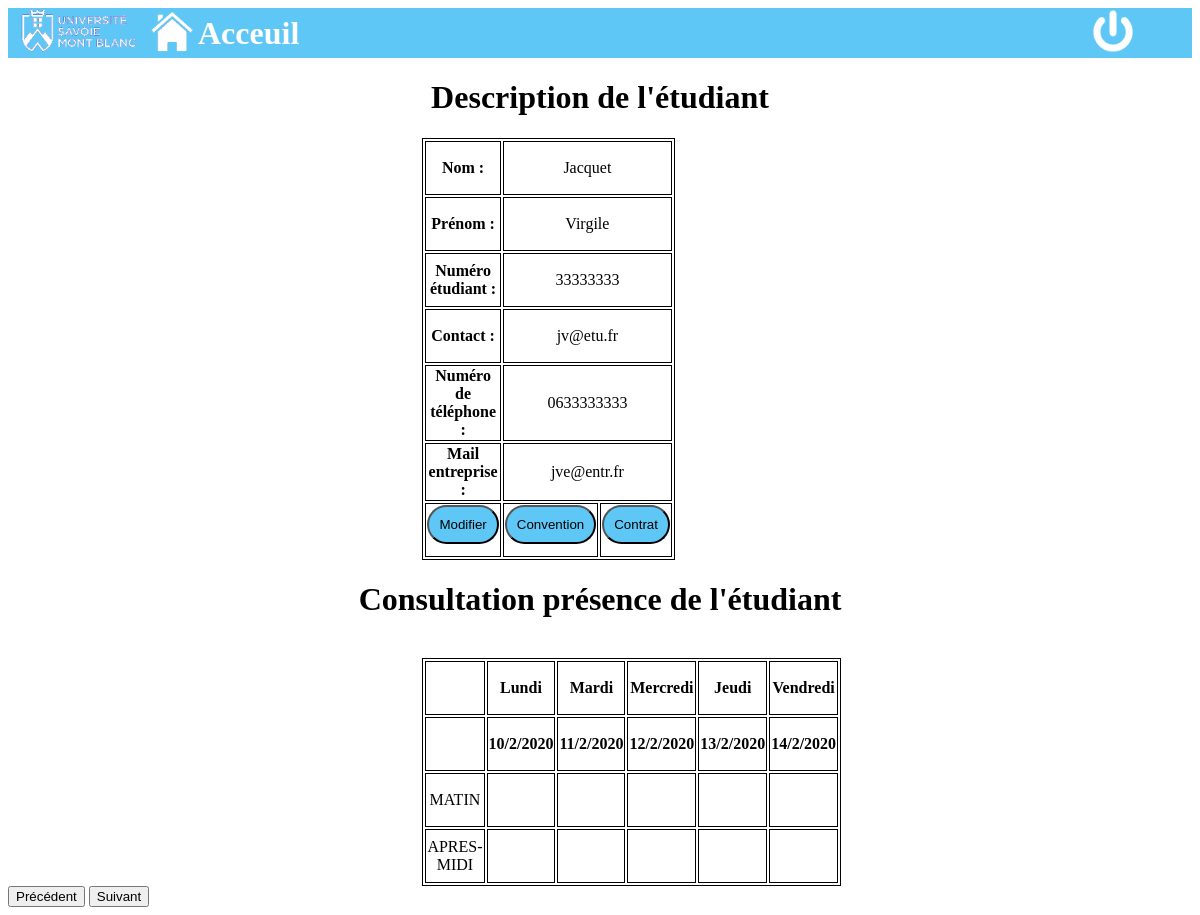
Page /pageEtu/3333333 on the committed database.
### app/models.py (models this page shows, shortened)
class Etudiant(db.Model):
    idCarteEtu = db.Column(db.Integer, primary_key=True)
    nom = db.Column(db.String(64), index=True)
    prenom = db.Column(db.String(64), index=True)
    numeroEtudiant = db.Column(db.Integer, index=True, unique=True)
    typeContratEtudiant = db.Column(db.String(64))
    tarif = db.Column(db.Integer)
    filiere = db.Column(db.Integer, db.ForeignKey('filiere.idFiliere'))
    numeroTel = db.Column(db.String(64))
    mailEtu = db.Column(db.String(64))
    mailEntreprise = db.Column(db.String(64))

### app/routes.py (the view)
@app.route("/pageEtu/<id>")
def pageEtu(id):
    id=id
    etu = Etudiant.query.get(int(id))
    presence = Presence.query.filter_by(idCarteEtu=int(id)).all()
    return render_template("pageEtu.html", user=etu , presence=presence)

### app/templates/pageEtu.html (shortened to what this page needs)
<!doctype html>
<html lang="fr">
<head>
  <link rel="stylesheet" href="../static/css/styleHeader.css">
  <link rel="stylesheet" href="../static/css/styleEtu.css">
</head>
<body>
  {% include 'header.html' %}
  <h1>Description de l'étudiant</h1>
  <table>
    <tbody>
        <tr>
            <th>Nom :</th>
            <td colspan="2">{{user.nom}}</tdcolspan="2">
        </tr>
        <tr>
            <th>Prénom :</th>
            <td colspan="2">{{user.prenom}}</td>
        </tr>
        <tr>
            <th>Numéro étudiant :</th>
            <td colspan="2">{{user.numeroEtudiant}}</tdcolspan="2">
        </tr>
        <tr>
            <th>Contact :</th>
            <td colspan="2">{{user.mailEtu}}</td>
        </tr>
        <tr>
            <th>Numéro de téléphone :</th>
            <td colspan="2">{{user.numeroTel}}</td>
        </tr>
        <tr>
            <th>Mail entreprise :</th>
            <td colspan="2">{{user.mailEntreprise}}</td>
        </tr>
        <tr>
            <td><form method="POST" action="" >
                <input type="submit" value="Modifier">
              </form>
            </td>
            <td><form method="POST" action="" >
                <input type="submit" value="Convention">
              </form>
            </td>
            <td><form method="POST" action="" >
                <input type="submit" value="Contrat">
              </form>
            </td>
        </tr>
    </tbody>
  </table>
  <h1>Consultation présence de l'étudiant</h1>
  <br>
  <div class="card">
    <table class="table-bordered table-responsive-sm" id="calendar">
        <thead id="calendar-head">
            <tr>
                <th style="width: 50px;"></th>
                <th>Lundi</th>
                <th>Mardi</th>
                <th>Mercredi</th>
                <th>Jeudi</th>
                <th>Vendredi</th>
            </tr>
            <tr>
                <th style="width: 50px;"></th>
                <th id="semaine-lun"></th>
                <th id="semaine-mar"></th>
                <th id="semaine-mer"></th>
                <th id="semaine-jeu"></th>
                <th id="semaine-ven"></th>
            </tr>
        </thead>
        <tbody id="calendar-body"></tbody>
    </table>
    <div class="form-inline">
        <button class="btn btn-outline-primary col-sm-6" onclick=prevWeek()>Précédent</button>
        <button class="btn btn-outline-primary col-sm-6" onclick=nextWeek()>Suivant</button>
    </div>
</div>
</body>
</html>

### app/static/css/styleEtu.css (style rules this page uses)
h1 { text-align: center; }
form input { border-radius: 20px; background-color: #5fc7f6; text-align: center; padding: 10px; margin-bottom: 10px; }
table { text-align: center; border: 1px solid black; margin-left: 35%; }
td,th { border: 1px solid black; width: 50px; height: 50px; }

### rows in the picture
Etudiant: nom "Jacquet", prenom "Virgile", numeroEtudiant "33333333", mailEtu "jv@etu.fr", numeroTel "0633333333", mailEntreprise "jve@entr.fr"
